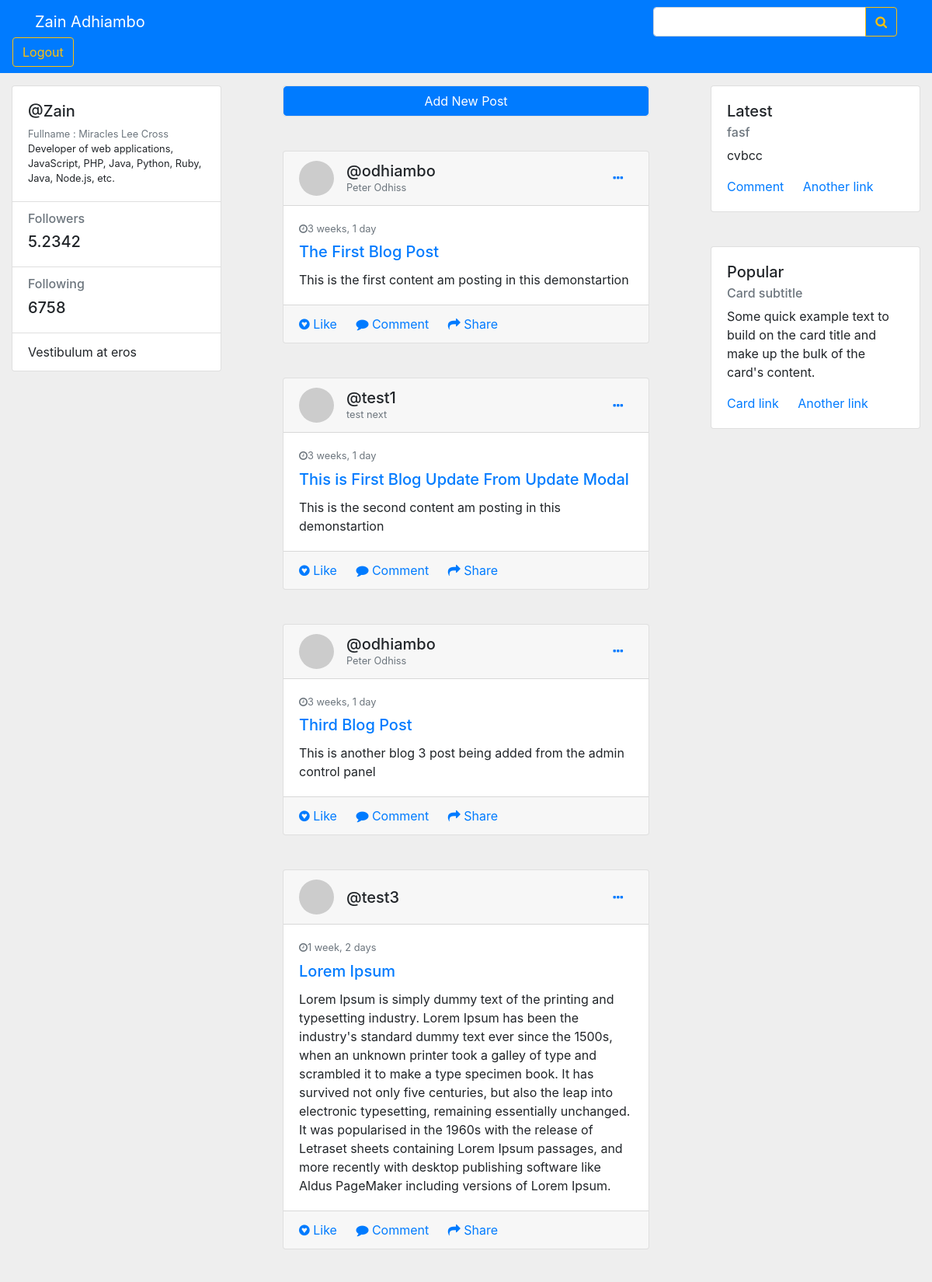
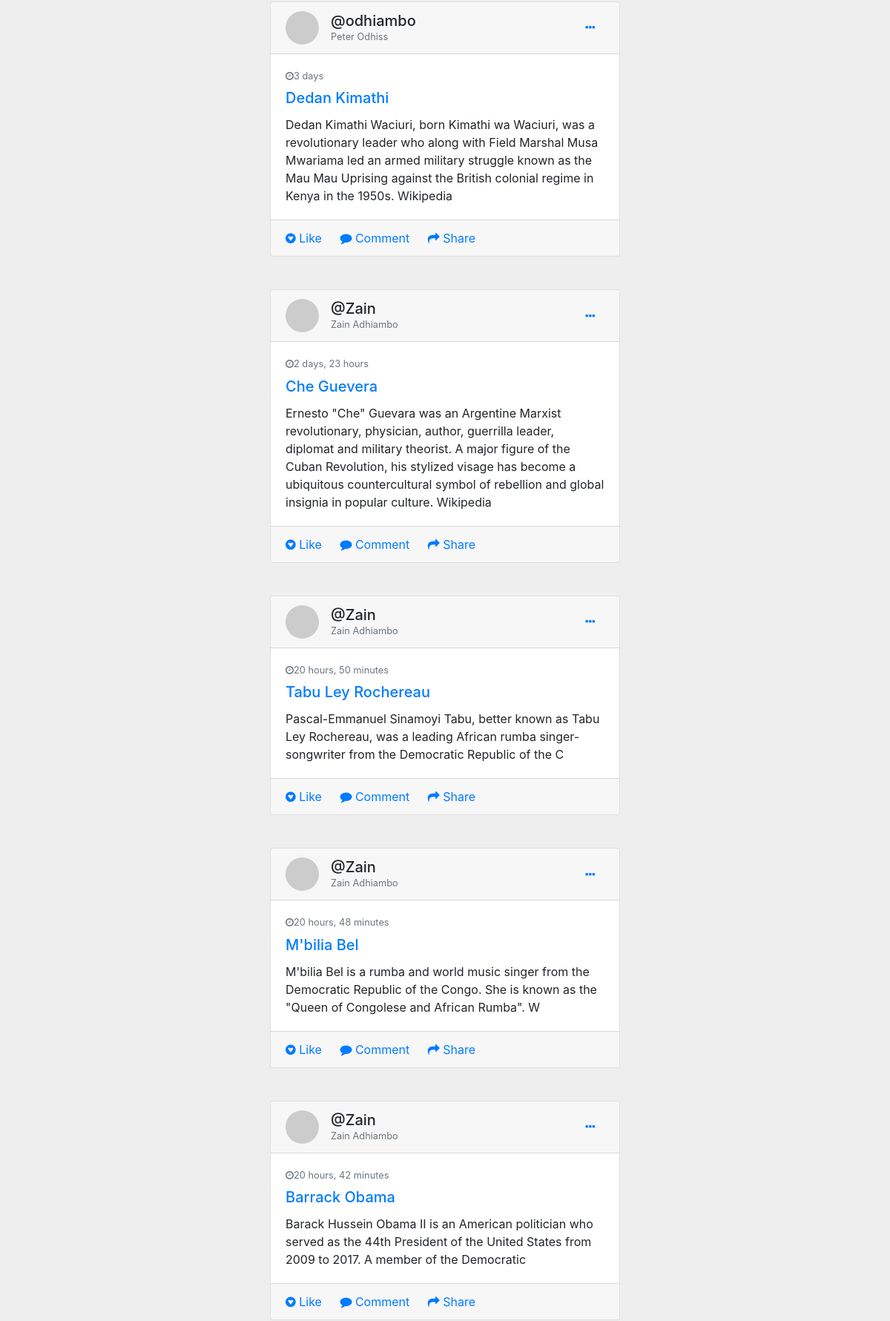
/ (signed in, upper part), run on the app's committed database (2 pictures, top to bottom).
### blog/models.py (models this page shows, shortened)
class Post(models.Model):
    title = models.CharField(max_length=1000)
    content = models.TextField()
    date_posted = models.DateTimeField(default=timezone.now)
    author = models.ForeignKey(User, on_delete=models.CASCADE)

### blog/views.py (the view)
# urls.py: path('', views.home, name = 'homepage'),
def home(request):
    user = request.user
    if user.is_authenticated:
        context = {
            'posts': Post.objects.all(),
            'latest':Post.objects.order_by('-pk')[0],
            'user': user,
        }
        return render(request, 'blog/index.html', context)
    else:
        return redirect('login')

### blog/templates/blog/index.html (shortened to what this page needs)
{% extends 'blog/base_line.html' %}
{% load static %}
{% block css%}
<link href="{% static 'awakening/css/style.css' %}" rel="stylesheet" />
<link rel="stylesheet" href="http://cdnjs.cloudflare.com/ajax/libs/jquery.bootstrapvalidator/0.5.2/css/bootstrapValidator.min.css" />
<link href="https://stackpath.bootstrapcdn.com/font-awesome/4.7.0/css/font-awesome.min.css" rel="stylesheet"
>
{% endblock %}
{% block content%}
<nav class="navbar navbar-dark bg-primary">
    <div class="container">
        <a class="navbar-brand" href="#">
            {{ user.first_name }} {{user.last_name}}
        </a>
        <form class="form-inline">
            <div class="input-group">
                <input type="text" class="form-control" aria-label="Recipient's username" aria-describedby="button-addon2">
                <div class="input-group-append">
                    <button class="btn btn-outline-warning" type="button" id="button-addon2">
                        <i class="fa fa-search"></i>
                    </button>
                </div>
            </div>
        </form>
    </div>
    <a href="{% url 'logout' %}"><button class="btn btn-outline-warning" type="button" id="logout">Logout</button></a>
</nav>
<div class="container_body">
    <div class="container-fluid gedf-wrapper">
        <div class="row">
            <div class="col-md-3">
                <div class="card">
                    <div class="card-body">
                        <div class="h5">@{{ user.username }}</div>
                        <div class="h7 text-muted">Fullname : Miracles Lee Cross</div>
                        <div class="h7">Developer of web applications, JavaScript, PHP, Java, Python, Ruby, Java,
                            Node.js,
                            etc.
                        </div>
                    </div>
                    <ul class="list-group list-group-flush">
                        <li class="list-group-item">
                            <div class="h6 text-muted">Followers</div>
                            <div class="h5">5.2342</div>
                        </li>
                        <li class="list-group-item">
                            <div class="h6 text-muted">Following</div>
                            <div class="h5">6758</div>
                        </li>
                        <li class="list-group-item">Vestibulum at eros</li>
                    </ul>
                </div>
            </div>
            <div class="col-md-6 gedf-main">
                <div class="card gedf-card">
                    <button type="button" class="btn btn-primary js-create-post">
                        Add New Post
                    </button>
                </div>
                {% for p in posts %}
                <div class="card gedf-card">
                    <div class="card-header">
                        <div class="d-flex justify-content-between align-items-center">
                            <div class="d-flex justify-content-between align-items-center">
                                <div class="mr-2">
                                    <img class="rounded-circle" width="45" src="https://picsum.photos/50/50" alt="">
                                </div>
                                <div class="ml-2">
                                    <div class="h5 m-0">@{{ p.author.username }}</div>
                                    <div class="h7 text-muted">{{ p.author.first_name }} {{ p.author.last_name}}</div>
                                </div>
                            </div>
                            <div>
                                <div class="dropdown">
                                    <button class="btn btn-link dropdown-toggle" type="button" id="gedf-drop1"
                                        data-toggle="dropdown" aria-haspopup="true" aria-expanded="false">
                                        <i class="fa fa-ellipsis-h"></i>
                                    </button>
                                </div>
                            </div>
                        </div>
                    </div>
                    <div class="card-body">
                        <div class="text-muted h7 mb-2"> <i class="fa fa-clock-o"></i>{{ p.date_posted | timesince }}
                        </div>
                        <a class="card-link" href="#">
                            <h5 class="card-title">{{ p.title }}</h5>
                        </a>
                        <p class="card-text">
                            {{ p.content }}
                        </p>
                    </div>
                    <div class="card-footer">
                        <a href="#" class="card-link"><i class="fa fa-gittip"></i> Like</a>
                        <a href="#" class="card-link"><i class="fa fa-comment"></i> Comment</a>
                        <a href="#" class="card-link"><i class="fa fa-mail-forward"></i> Share</a>
                    </div>
                </div>
                {% endfor %}
            </div>
            <div class="col-md-3">
                <div class="card gedf-card">
                    <div class="card-body">
                        <h5 class="card-title">Latest</h5>
                        <h6 class="card-subtitle mb-2 text-muted">{{ latest.title }}</h6>
                        <p class="card-text">{{ latest.content }}</p>
                        <a href="#" class="card-link">Comment</a>
                        <a href="#" class="card-link">Another link</a>
                    </div>
                </div>
                <div class="card gedf-card">
                    <div class="card-body">
                        <h5 class="card-title">Popular</h5>
                        <h6 class="card-subtitle mb-2 text-muted">Card subtitle</h6>
                        <p class="card-text">Some quick example text to build on the card title and make up the
                            bulk of the
                            card's content.</p>
                        <a href="#" class="card-link">Card link</a>
                        <a href="#" class="card-link">Another link</a>
                    </div>
                </div>
            </div>
        </div>
    </div>
</div>
        {% endblock %}

### blog/static/awakening/css/style.css (style rules this page uses)
body { background-color: #eeeeee; }
.h7 { font-size: 0.8rem; }
.gedf-wrapper { margin-top: 0.97rem; }
@media (min-width: 995px) { .gedf-main { padding-left: 4rem; padding-right: 4rem; } }
@media (min-width: 995px) { .gedf-card { margin-bottom: 2.77rem; } }
.dropdown-toggle::after { content: none; display: none; }

### data on the page
Post: author.username "odhiambo", author.first_name "Peter", author.last_name "Odhiss", date_posted "3 weeks, 1 day", title "The First Blog Post", content "This is the first content am posting in this demonstartion"
Post: author.username "test1", author.first_name "test", author.last_name "next", date_posted "3 weeks, 1 day", title "This is First Blog Update From Update Modal", content "This is the second content am posting in this demonstartion"
Post: author.username "odhiambo", author.first_name "Peter", author.last_name "Odhiss", date_posted "3 weeks, 1 day", title "Third Blog Post", content "This is another blog 3 post being added from the admin control panel"
Post: author.username "test3", date_posted "1 week, 2 days", title "Lorem Ipsum", content "Lorem Ipsum is simply dummy text of the printing and typesetting industry. Lorem Ipsum has been the industry's standard dummy text ever since the 1500s, when an unknown printer took a galley of type and scrambled it to make a type specimen book. It has survived not only five centuries, but also the leap into electronic typesetting, remaining essentially unchanged. It was popularised in the 1960s with the release of Letraset sheets containing Lorem Ipsum passages, and more recently with desktop publishing software like Aldus PageMaker including versions of Lorem Ipsum."
Post: author.username "odhiambo", author.first_name "Peter", author.last_name "Odhiss", date_posted "3 days", title "Dedan Kimathi", content "Dedan Kimathi Waciuri, born Kimathi wa Waciuri, was a revolutionary leader who along with Field Marshal Musa Mwariama led an armed military struggle known as the Mau Mau Uprising against the British colonial regime in Kenya in the 1950s. Wikipedia"
Post: author.username "Zain", author.first_name "Zain", author.last_name "Adhiambo", date_posted "2 days, 23 hours", title "Che Guevera", content "Ernesto \"Che\" Guevara was an Argentine Marxist revolutionary, physician, author, guerrilla leader, diplomat and military theorist. A major figure of the Cuban Revolution, his stylized visage has become a ubiquitous countercultural symbol of rebellion and global insignia in popular culture. Wikipedia"
Post: author.username "Zain", author.first_name "Zain", author.last_name "Adhiambo", date_posted "20 hours, 50 minutes", title "Tabu Ley Rochereau", content "Pascal-Emmanuel Sinamoyi Tabu, better known as Tabu Ley Rochereau, was a leading African rumba singer-songwriter from the Democratic Republic of the C"
Post: author.username "Zain", author.first_name "Zain", author.last_name "Adhiambo", date_posted "20 hours, 48 minutes", title "M'bilia Bel", content "M'bilia Bel is a rumba and world music singer from the Democratic Republic of the Congo. She is known as the \"Queen of Congolese and African Rumba\". W"
Post: author.username "Zain", author.first_name "Zain", author.last_name "Adhiambo", date_posted "20 hours, 42 minutes", title "Barrack Obama", content "Barack Hussein Obama II is an American politician who served as the 44th President of the United States from 2009 to 2017. A member of the Democratic"
Post: title "fasf", content "cvbcc"

### other printed values
{{ user.first_name }} "Zain"
{{ user.last_name }} "Adhiambo"
{{ user.username }} "Zain"
